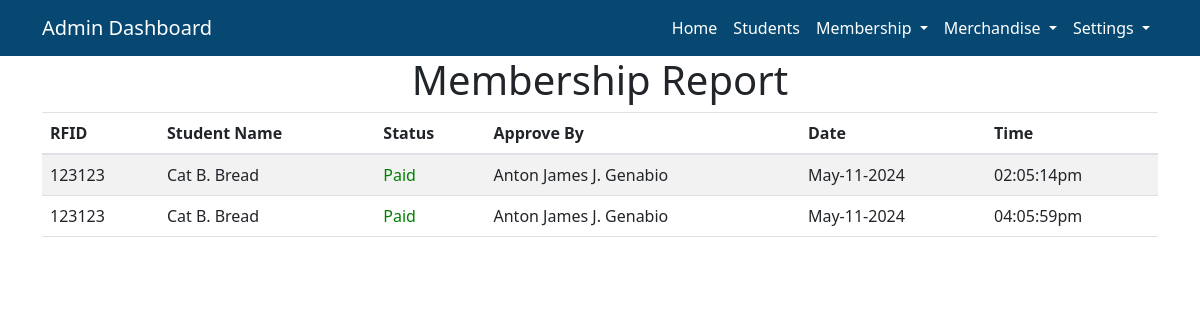
Screenshot of /Admin/AdminMembershipReport.php (signed in) with the database file from the repository.
### tables this page shows
CREATE TABLE `students` (
  `id_number` int(10) NOT NULL,
  `rfid` varchar(20) NOT NULL,
  `first_name` varchar(20) NOT NULL,
  `middle_name` varchar(20) NOT NULL,
  `last_name` varchar(20) NOT NULL,
  `email` varchar(50) NOT NULL,
  `course` varchar(5) NOT NULL,
  `year` int(11) NOT NULL,
  `password` varchar(150) NOT NULL,
  `status` varchar(5) NOT NULL,
  `membership` varchar(20) NOT NULL
);

CREATE TABLE `sub_report` (
  `sub_id` int(11) NOT NULL,
  `id_number` varchar(20) NOT NULL,
  `admin_name` varchar(100) NOT NULL,
  `date` varchar(20) NOT NULL,
  `time` varchar(20) NOT NULL
);

### Backend/BackendAdmin.php (called while the page is built, shortened)
<?php
function membershipReport(){
    $db = Database::getInstance();
    $conn = $db->getConnection();
    $sqlSubReport = " SELECT students.id_number ,students.rfid, students.first_name, students.middle_name, students.last_name , sub_report.admin_name , sub_report.date, sub_report.time FROM students INNER JOIN sub_report ON sub_report.id_number = students.id_number;";
    $resultReport = mysqli_query($conn, $sqlSubReport);
    if(mysqli_num_rows($resultReport) > 0)
        {
          $reportSub = [];
          while($row = mysqli_fetch_array($resultReport)) {
              $reportSub[] = $row;
          }
        }
        return $reportSub;
}
?>

### Admin/AdminMembershipReport.php (the view, shortened to what this page needs)
<?php
      require '../Controller/apiAdmin.php';
     $reportSub = membershipReport();
?>
<!DOCTYPE html>
<html lang="en">
<head>
</head>
<body>
<h1 class="text-center">Membership Report</h1>
<div class="container">
<table id="example" class="table table-striped table-hover display compact " style="width:100%; overflow:auto">
    <thead >
        <tr>
            <th >RFID</th>
            <th >Student Name</th>
            <th >Status</th>
            <th >Approve By</th>
            <th >Date</th>
            <th >Time</th>
        </tr>
    </thead>
    <tbody>
        <?php foreach ($reportSub as $person): ?>
            <tr>
                <td><?php echo $person['rfid']; ?></td>
                <td><?php echo $person['first_name']." ".$person['middle_name'].". ".$person['last_name']; ?></td>
                <td style="color:green">Paid</td>
                <td><?php echo $person['admin_name']; ?></td>
                <td><?php echo $person['date']; ?></td>
                <td><?php echo $person['time']; ?></td>
            </tr>
        <?php endforeach; ?>
    </tbody>
</table>
</div>
</body>
</html>

### rows the page displays
students: rfid "123123", first_name "Cat", middle_name "B", last_name "Bread", sub_report.admin_name "Anton James J. Genabio", sub_report.date "May-11-2024", sub_report.time "02:05:14pm", sub_report.time "04:05:59pm"
